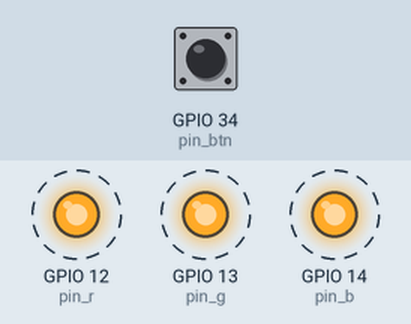
A sketch run on a simulated ESP32. Parts: output pins drawn as LEDs (lit = HIGH). Dashed ring = blinking. The test bench sets the inputs (shaded band); at power-on: GPIO 34 (pin_btn) HIGH. What the sketch prints to the serial monitor is not drawn.

Above: at 1.4 s.
1.5 s: GPIO 34 (pin_btn) pulled LOW for 3.2 s
Timing chart, 0 to 12.2 s (numbered marks = the images above; inputs shaded):
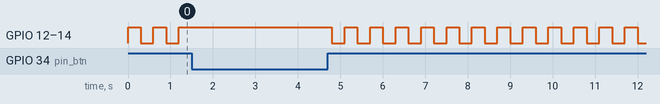

The sketch:

btn_ex.ino
```cpp
#define pin_btn 34
#define pin_r 12
#define pin_g 13
#define pin_b 14

int state = 0;  //LED를 켜고 끄는 상태: 0이면 LED off, 1이면 LED on

void setup() {
  pinMode(pin_btn, INPUT_PULLUP);  //버튼을 입력으로 설정

  pinMode(pin_r, OUTPUT); //LED들을 출력으로 설정
  pinMode(pin_g, OUTPUT);
  pinMode(pin_b, OUTPUT);

  Serial.begin(115200);  //시리얼 통신 확인
}

void loop() {
  int input = digitalRead(pin_btn);  //버튼의 값을 확인: 0 or 1
  Serial.println(input);  //버튼 값 출력

  if(input == 1 && state == 0){ //현재 LED가 꺼져있고(state == 0), 버튼이 눌리면(input ==1)
    state = 1;  //LED를 켜라
  }
  else if(input == 1 && state == 1){ //현재 LED가 꺼져있고(state == 1), 버튼이 눌리면(input ==1)
    state = 0; //LED를 꺼라
  }
  else{
    state = state;
  }

  if(state == 1){  //LED on이면 LED 켜기
    digitalWrite(pin_r, HIGH);
    digitalWrite(pin_g, HIGH);
    digitalWrite(pin_b, HIGH);
  }
  else{  //LED off이면 LED 끄기
    digitalWrite(pin_r, LOW);
    digitalWrite(pin_g, LOW);
    digitalWrite(pin_b, LOW);
  }
  delay(300);
}
```
